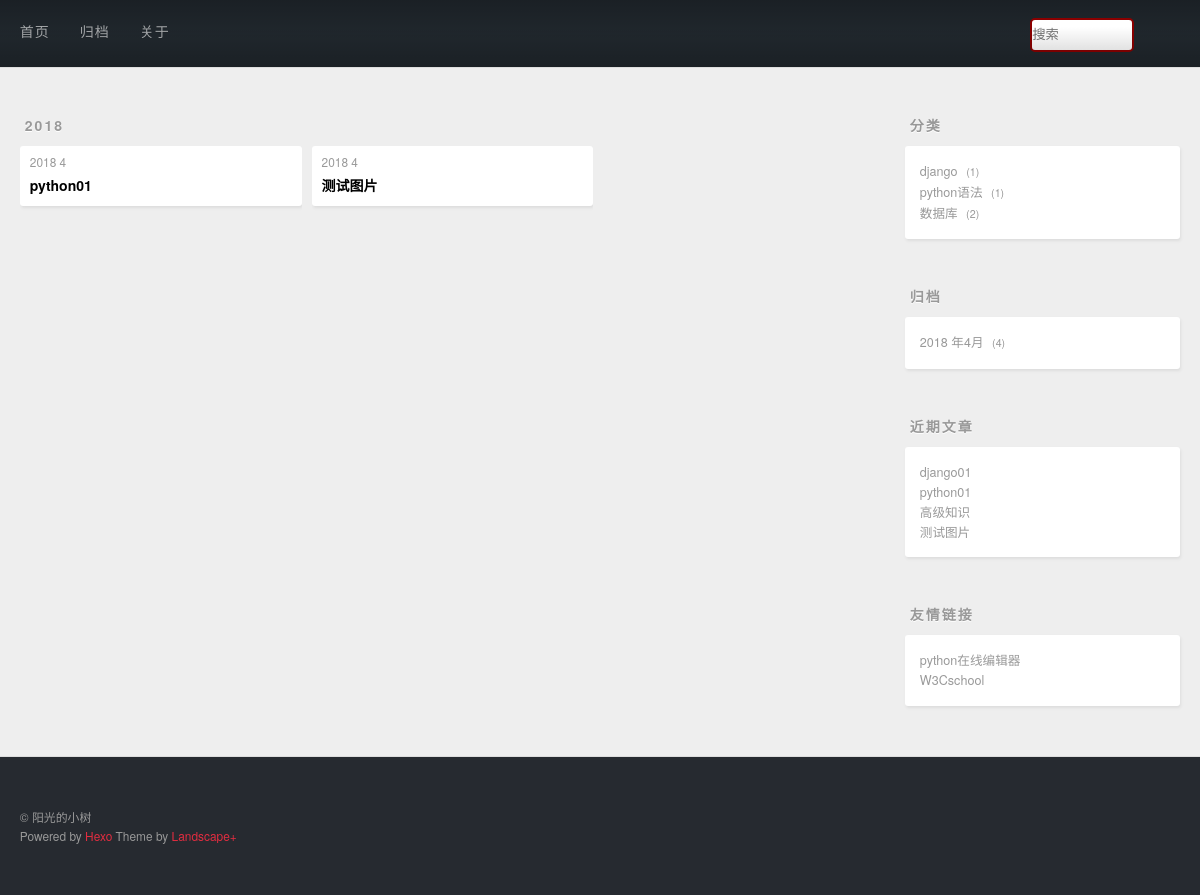
Page /category/2 on the earlier database version.
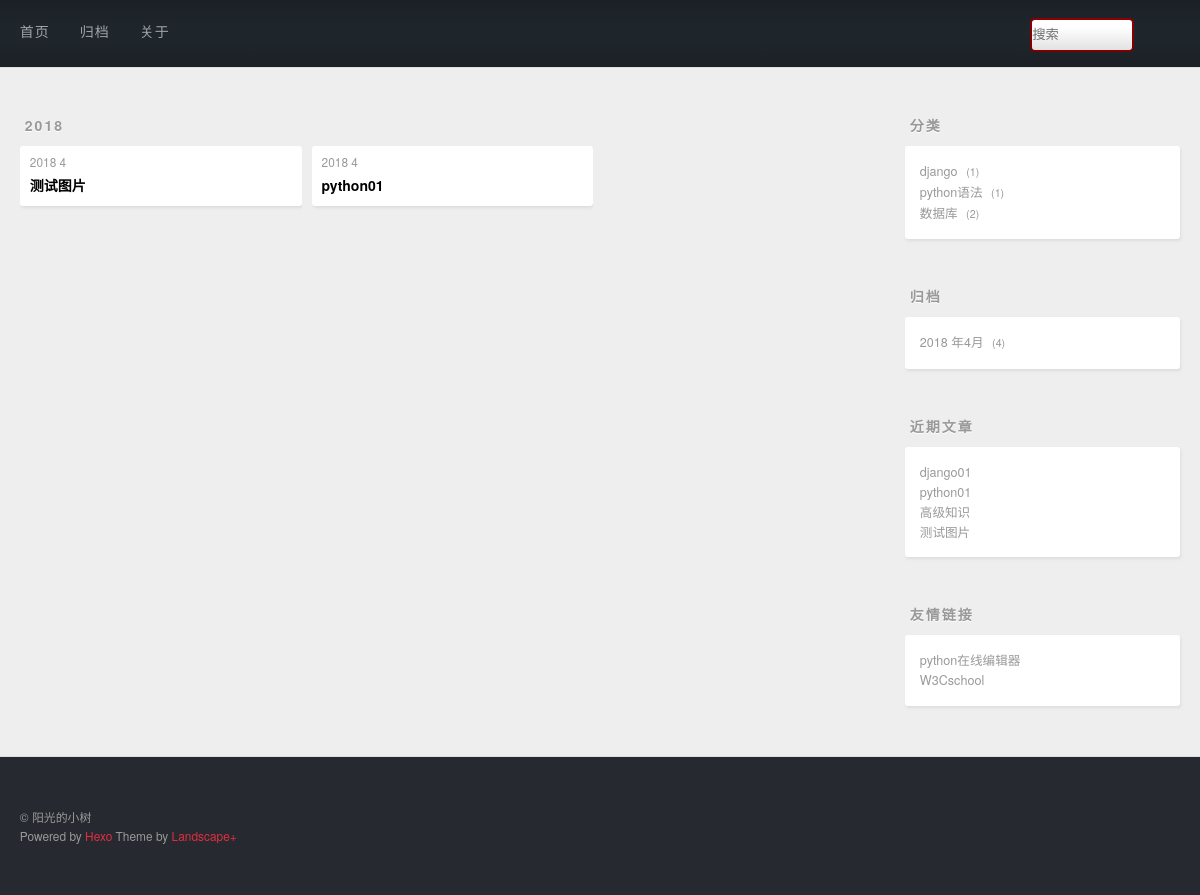
Same page on the later database version.
### mypost/models.py (models this page shows, shortened)
class Post(models.Model):
    title=models.CharField(max_length=20,verbose_name='题目')
    decs =RichTextUploadingField(verbose_name='描述')
    content=models.TextField(verbose_name='描述',null=True,blank=True,default='非必须项')
    created=models.DateField(auto_now_add=True,verbose_name='创建时间')
    modified=models.DateField(auto_now=True,verbose_name='修改')
    zhonglei=models.ForeignKey(Zhonglei,verbose_name='种类')
    biaoqian=models.ManyToManyField(Biaoqian,verbose_name='标签')

class Zhonglei(models.Model):
    name=models.CharField(max_length=20,unique=True)

### mypost/views.py (the view)
# urls.py: url(r'^category/(\d+)$',views.zhonglei_details_view),
def zhonglei_details_view(request,zhonglei=None):
    post=Post.objects.filter(zhonglei=zhonglei).order_by('-modified').all()
    return render(request,'archive.html',context={'posts':post})

### mypost/quanjushanxiawen.py (called while the page is built)
def slider_context(request):
    context={}
    context['category']=Post.objects.values('zhonglei','zhonglei__name').annotate(count = Count('*'))
    archive = Post.objects.values('created').order_by('-created')
    context['archive']=archive
    context['recent']=Post.objects.order_by('-created').all()[:5]
    return context

### mypost/templates/archive.html (shortened to what this page needs)
{% extends 'blogbase.html' %}
{% block main %}
    <div class="archives-wrap">
    {% regroup posts by created.year as year_group %}
    {% for year in year_group %}
        <div class="archive-year-wrap">
          <span class="archive-year">{{ year.grouper }}</span>
        </div>
        <div class="archives">
        {% for post in year.list %}
             <article class="archive-article archive-type-post">
  <div class="archive-article-inner">
    <header class="archive-article-header">
      <a href="#" class="archive-article-date">
  <time>{{post.created.year }} {{ post.created.month }}</time>
</a>
    <h1 itemprop="name">
      <a class="archive-article-title" target="_blank" href="/post/details/{{ post.id }}">{{ post.title }}</a>
    </h1>
    </header>
  </div>
</article>
        {% endfor %}
        </div>
    {% endfor %}
    </div>
{% endblock main %}

### templates/blogbase.html (shortened to what this page needs)
{% load staticfiles %}
<!DOCTYPE html>
<html lang="en">
<head>
    <link rel="stylesheet" href="{% static 'css/style.css' %}" type="text/css">
</head>
<body>
<div id="container">
    <div id="wrap">
        {% include 'bloghead.html' %}
        <div class="outer">
            <div id="main">
                {% block main %}
                {% endblock main %}
            </div>
            {% include 'blogslider.html' %}
        </div>
        {% include 'blogfooter.html' %}
    </div>
</div>
</body>
</html>

### templates/bloghead.html (shortened to what this page needs)
<header id="header">
  <div id="banner"></div>
  <div id="header-outer" class="outer">
    <div id="header-inner" class="inner">
      <nav id="main-nav">
          <a class="main-nav-link" href="/index.html">首页</a>
          <a class="main-nav-link" href="/index.html">归档</a>
          <a class="main-nav-link" href="/index.html" target="_blank">关于</a>
      </nav>
        <div class="d1">
	  <form method="get" action="/search/">
	  <input type="text" name="q" placeholder="搜索">
	  </form>
	</div>
    </div>
  </div>
</header>

### templates/blogslider.html
<aside id="sidebar">
  <div class="widget-wrap">
    <h3 class="widget-title">分类</h3>
    <div class="widget">
      <ul class="category-list">
          {% for cate in category %}
              <li class="category-list-item">
              <a class="category-list-link" href="/category/{{ cate.zhonglei }}">{{ cate.zhonglei__name }}</a>
              <span class="category-list-count">{{ cate.count }}</span>
          </li>
          {% endfor cate %}
      </ul>
      </div>
  </div>
  <div class="widget-wrap">
    <h3 class="widget-title">归档</h3>
    <div class="widget">
      <ul class="archive-list">
           {% regroup archive by created.year as year_group  %}
          {% for year in year_group %}
              {%  regroup year.list by created.month  as month_group %}
                  {% for month in month_group %}
          <li class="archive-list-item">
                      <a class="archive-list-link" href="/archive/{{ year.grouper }}/{{month.grouper}}">{{ year.grouper  }} 年{{ month.grouper }}月</a>
              <span class="archive-list-count">{{ month.list|length }}</span>
          </li>{% endfor  %}
       {% endfor %}
      </ul>
    </div>
  </div>
  <div class="widget-wrap">
    <h3 class="widget-title">近期文章</h3>
    <div class="widget">
      <ul>
         {% for p in recent %}
              <li>
            <a href="/post/details/{{ p.id }}" target="_blank">{{ p.title }}</a>
          </li>
          {% endfor %}
      </ul>
    </div>
  </div>
  <div class="widget-wrap">
    <h3 class="widget-title">友情链接</h3>
    <div class="widget">
      <ul>
          <li>
            <a href="https://c.runoob.com/compile/6" target="_blank">python在线编辑器</a>
          </li>
          <li>
            <a href="https://www.w3cschool.cn/python/" target="_blank">W3Cschool</a>
          </li>
      </ul>
    </div>
  </div>
</aside>

### templates/blogfooter.html
<footer id="footer">
  <div class="outer">
    <div id="footer-info" class="inner">
      © 阳光的小树<br>
      Powered by <a href="http://zespia.tw/hexo/" target="_blank">Hexo</a>
      Theme by <a href="https://github.com/xiangming/landscape-plus" target="_blank">Landscape+</a>
    </div>
  </div>
</footer>

### templates/bloghead.html (style rules this page uses)
form { position: relative; width: 150px; margin: 0 auto; }
.d1 { float: right; line-height: 67px; }
.d1 input { width: 100px; height: 30px; border: 2px solid darkred; border-radius: 5px; outline: none; background: white; color: #1e242a; }

Differences in the rows shown:
changed Post "测试图片": moves up the list
